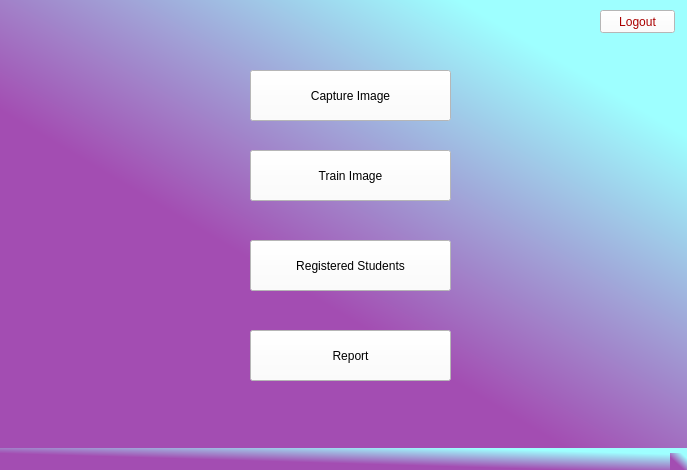
<?xml version="1.0" encoding="UTF-8"?>
<ui version="4.0">
 <class>MainWindow</class>
 <widget class="QMainWindow" name="MainWindow">
  <property name="geometry">
   <rect>
    <x>0</x>
    <y>0</y>
    <width>687</width>
    <height>470</height>
   </rect>
  </property>
  <property name="windowTitle">
   <string>MainWindow</string>
  </property>
  <property name="styleSheet">
   <string notr="true">background-color: qlineargradient(spread:pad, x1:0.431636, y1:0.642, x2:0.943182, y2:0.085, stop:0 rgba(163, 77, 178, 255), stop:0.835227 rgba(158, 255, 255, 255));</string>
  </property>
  <widget class="QWidget" name="centralwidget">
   <widget class="QPushButton" name="log_out">
    <property name="geometry">
     <rect>
      <x>600</x>
      <y>10</y>
      <width>75</width>
      <height>23</height>
     </rect>
    </property>
    <property name="styleSheet">
     <string notr="true">background-color: rgb(255, 255, 255);
color: rgb(170, 0, 0);</string>
    </property>
    <property name="text">
     <string>Logout</string>
    </property>
   </widget>
   <widget class="QPushButton" name="capture_image_button">
    <property name="geometry">
     <rect>
      <x>250</x>
      <y>70</y>
      <width>201</width>
      <height>51</height>
     </rect>
    </property>
    <property name="styleSheet">
     <string notr="true">background-color: rgb(255, 255, 255);</string>
    </property>
    <property name="text">
     <string>Capture Image</string>
    </property>
   </widget>
   <widget class="QPushButton" name="registered_student_button">
    <property name="geometry">
     <rect>
      <x>250</x>
      <y>240</y>
      <width>201</width>
      <height>51</height>
     </rect>
    </property>
    <property name="styleSheet">
     <string notr="true">background-color: rgb(255, 255, 255);</string>
    </property>
    <property name="text">
     <string>Registered Students</string>
    </property>
   </widget>
   <widget class="QPushButton" name="report_button">
    <property name="geometry">
     <rect>
      <x>250</x>
      <y>330</y>
      <width>201</width>
      <height>51</height>
     </rect>
    </property>
    <property name="styleSheet">
     <string notr="true">background-color: rgb(255, 255, 255);</string>
    </property>
    <property name="text">
     <string>Report</string>
    </property>
   </widget>
   <widget class="QPushButton" name="train_image_button">
    <property name="geometry">
     <rect>
      <x>250</x>
      <y>150</y>
      <width>201</width>
      <height>51</height>
     </rect>
    </property>
    <property name="styleSheet">
     <string notr="true">background-color: rgb(255, 255, 255);</string>
    </property>
    <property name="text">
     <string>Train Image</string>
    </property>
   </widget>
  </widget>
  <widget class="QMenuBar" name="menubar">
   <property name="geometry">
    <rect>
     <x>0</x>
     <y>0</y>
     <width>687</width>
     <height>21</height>
    </rect>
   </property>
  </widget>
  <widget class="QStatusBar" name="statusbar"/>
 </widget>
 <resources/>
 <connections/>
</ui>
